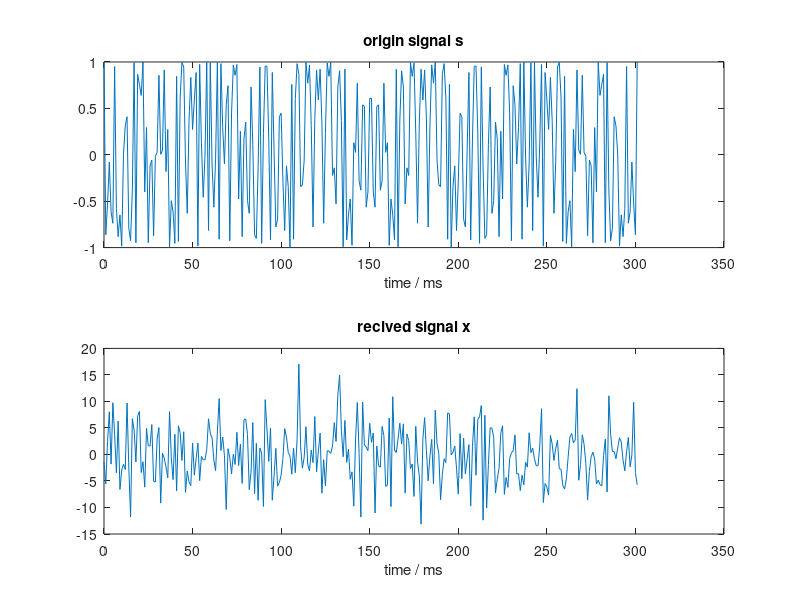
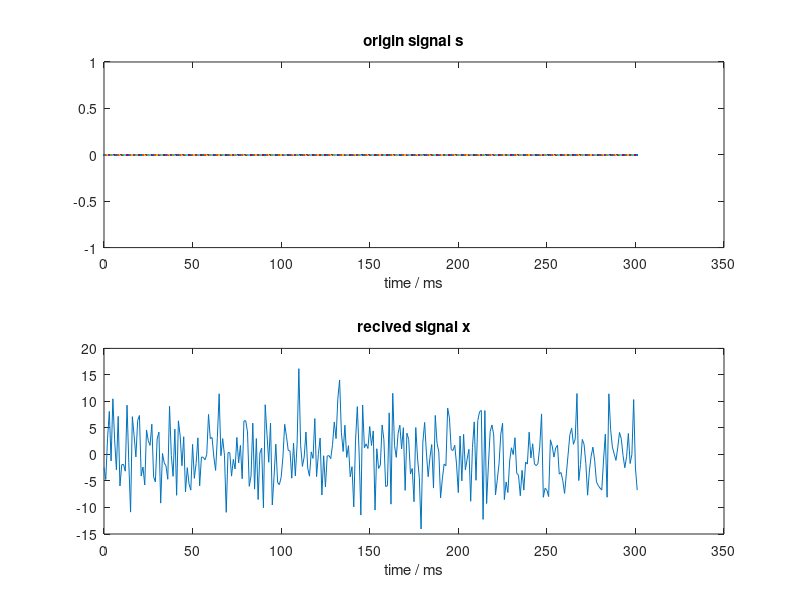

Recreate these plots in MATLAB, in order.

% timeline
t = 0:1:301;
% swept-frequency cosine, the target signal
s = chirp(t,0,301,250);
% s = cos(t);
% white noise
n_mean = 0; n_var = 25;
n = n_mean+sqrt(n_var)*randn(1,length(t));

% received signal, with s(t)
x = s+n; disp('test for x(t) = s(t)+n(t):');
% ML detection
left_side = dot(s,s)-2*dot(s,x);
right_side = -2*n_var*log(0.6/0.4);
if left_side < right_side
    result = 1;
    disp('s(t) is detected');
else
    result = 0;
    disp('x(t) does not contain s(t)');
end

figure(1);
subplot(2,1,1);
plot(t,s); xlabel('time / ms'); title('origin signal s');
subplot(2,1,2);
plot(t,x); xlabel('time / ms'); title('recived signal x');

% received signal, without s(t)
x = n; disp('test for x(t) = n(t):');
% ML detection
left_side = dot(s,s)-2*dot(s,x);
right_side = -2*n_var*log(0.6/0.4);
if left_side < right_side
    result = 1;
    disp('s(t) is detected');
else
    result = 0;
    disp('x(t) does not contain s(t)');
end

figure(2);
subplot(2,1,1);
plot(t,0); xlabel('time / ms'); title('origin signal s');
subplot(2,1,2);
plot(t,x); xlabel('time / ms'); title('recived signal x');
